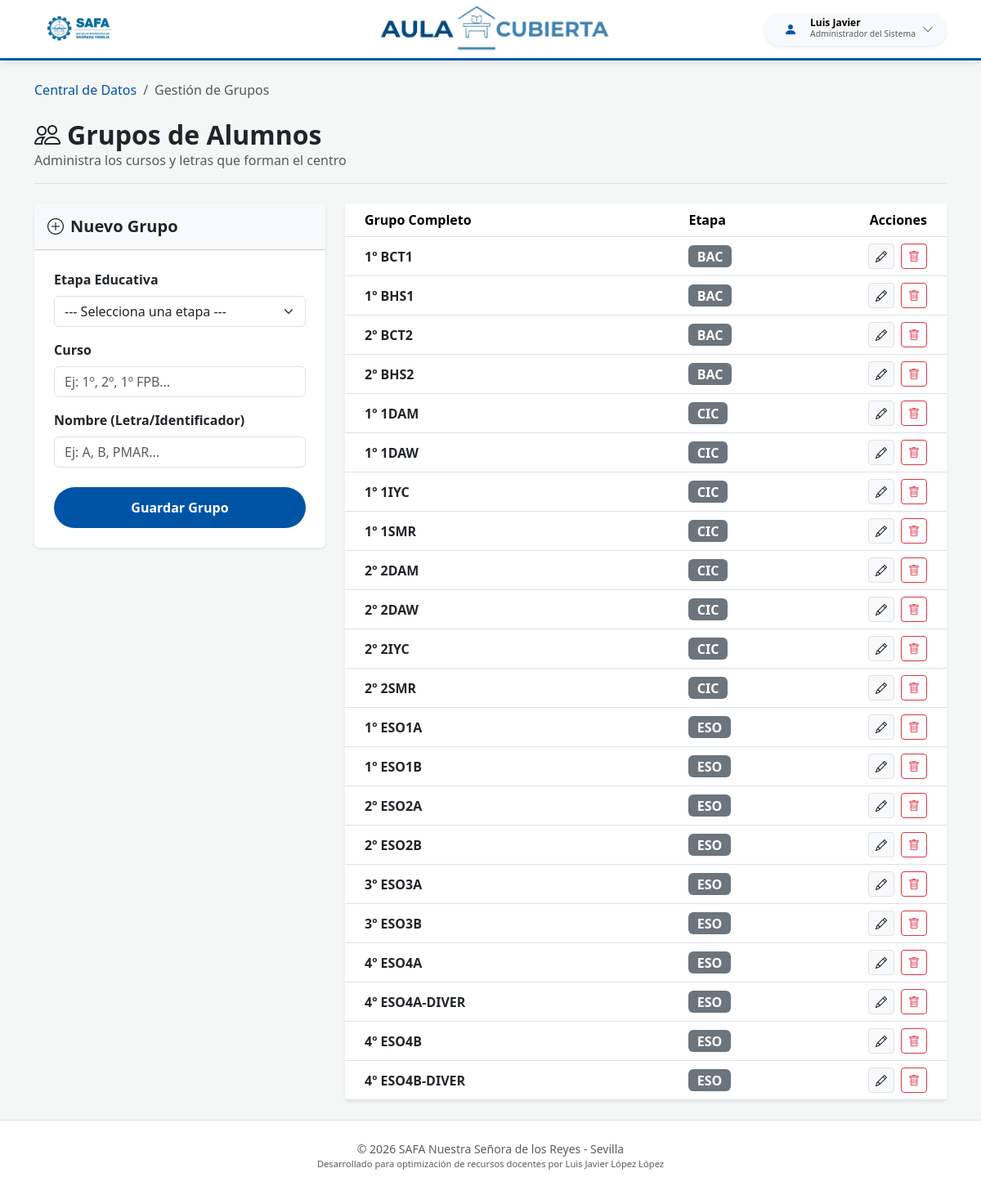
Page /datos/grupos/ (signed in) on the committed database.
### safa_guardias/models.py (models this page shows, shortened)
class CentroSaaSModel(models.Model):
    centro = models.ForeignKey(
        'CentroEscolar',
        on_delete=models.CASCADE,
        null=True, # Lo dejamos nullable por ahora para que no te dé error al hacer makemigrations con datos existentes
        blank=True
    )
    class Meta:
        abstract = True

class Profesor(CentroSaaSModel):
    ROLES_CHOICES = [
        ('ADMIN', 'Administrador del Sistema'),
        ('DIRECCION', 'Dirección'),
        ('JEFATURA', 'Jefatura de Estudios'),
        ('PROFESOR', 'Profesorado'),
    ]
    nombre = models.CharField(max_length=100)
    apellidos = models.CharField(max_length=150)
    abreviatura = models.CharField(max_length=10)
    email = models.EmailField(blank=True, null=True)
    usuario = models.OneToOneField(User, on_delete=models.SET_NULL, null=True, blank=True, related_name='perfil_profesor')
    rol = models.CharField(max_length=20, choices=ROLES_CHOICES, default='PROFESOR')
    centro = models.ForeignKey(CentroEscolar, on_delete=models.CASCADE, related_name='profesores', null=True, blank=True)

class Grupo(CentroSaaSModel):
    nombre = models.CharField(max_length=100)  # Ej: "A"
    curso = models.CharField(max_length=250)  # Ej: "1º"
    etapa = models.ForeignKey(
        Etapa,
        on_delete=models.PROTECT,
        related_name="grupos", null=True, blank=True
    )
    class Meta:
        unique_together = ['centro', 'nombre', 'curso','etapa']
        verbose_name = "Grupo"
        verbose_name_plural = "Grupos"

class Etapa(CentroSaaSModel):
    nombre = models.CharField(max_length=100, help_text="Ej: Educación Secundaria Obligatoria")
    siglas = models.CharField(max_length=10, help_text="Ej: ESO")
    class Meta:
        verbose_name = "Etapa"
        verbose_name_plural = "Etapas"
        unique_together = ['centro', 'siglas'] # Cada centro tiene sus siglas únicas
    def __str__(self):
        return f"{self.siglas} - {self.centro.nombre}"

### safa_guardias/views.py (the view)
# urls.py: path('datos/grupos/', views.gestionar_grupos, name='gestionar_grupos'),
@login_required
def gestionar_grupos(request):
    centro = obtener_centro_usuario(request)
    if not centro:
        messages.error(request, "Selecciona un centro antes de gestionar los grupos.")
        return redirect('centro_datos')
    grupo_edit_id = request.GET.get('edit')
    grupo_instancia = None
    if grupo_edit_id:
        grupo_instancia = get_object_or_404(Grupo, id=grupo_edit_id, centro=centro)
    if request.method == 'POST':
        action = request.POST.get('action')
        if action == 'delete':
            grupo_id = request.POST.get('grupo_id')
            grupo_a_borrar = get_object_or_404(Grupo, id=grupo_id, centro=centro)
            try:
                grupo_a_borrar.delete()
                messages.success(request, "Grupo eliminado correctamente.")
            except Exception:
                messages.error(request,
                               "No se puede eliminar el grupo porque tiene alumnos, horarios o guardias asociadas.")
            return redirect('gestionar_grupos')
        elif action == 'save':
            form = GrupoForm(request.POST, instance=grupo_instancia, centro=centro)
            if form.is_valid():
                nuevo_grupo = form.save(commit=False)
                nuevo_grupo.centro = centro
                try:
                    nuevo_grupo.save()
                    mensaje = "Grupo actualizado con éxito." if grupo_instancia else "Grupo creado con éxito."
                    messages.success(request, mensaje)
                    return redirect('gestionar_grupos')
                except IntegrityError:
                    messages.error(request,
                                   f"El grupo '{nuevo_grupo.curso} {nuevo_grupo.nombre}' ya existe en esta etapa.")
            else:
                messages.error(request, "Revisa los errores en el formulario.")
    else:
        form = GrupoForm(instance=grupo_instancia, centro=centro)
    grupos = Grupo.objects.filter(centro=centro).select_related('etapa').order_by('etapa__nombre', 'curso', 'nombre')
    contexto = {
        'grupos': grupos,
        'form': form,
        'is_edit': bool(grupo_instancia),
        'centro': centro
    }
    return render(request, 'gestionar_grupos.html', contexto)

### safa_guardias/forms.py
class GrupoForm(forms.ModelForm):
    class Meta:
        model = Grupo
        fields = ['curso', 'nombre', 'etapa']
        widgets = {
            'curso': forms.TextInput(attrs={
                'class': 'form-control',
                'placeholder': 'Ej: 1º, 2º, 1º FPB...'
            }),
            'nombre': forms.TextInput(attrs={
                'class': 'form-control',
                'placeholder': 'Ej: A, B, PMAR...'
            }),
            'etapa': forms.Select(attrs={
                'class': 'form-select'
            }),
        }
    def __init__(self, *args, **kwargs):
        centro = kwargs.pop('centro', None)
        super().__init__(*args, **kwargs)
        if centro:
            self.fields['etapa'].queryset = Etapa.objects.filter(centro=centro).order_by('nombre')
            self.fields['etapa'].empty_label = "--- Selecciona una etapa ---"

### safa_guardias/context_processors.py (called while the page is built)
def selector_centros_global(request):
    es_admin = request.user.is_authenticated and (
            request.user.is_superuser or
            (hasattr(request.user, 'perfil_profesor') and request.user.perfil_profesor.rol == 'ADMIN')
    )
    if es_admin:
        return {
            'lista_centros_admin': CentroEscolar.objects.all().order_by('nombre'),
            'centro_activo_admin': obtener_centro_usuario(request)
        }
    return {}

### safa_guardias/utils.py (called while the page is built)
def obtener_centro_usuario(request):
    es_admin = request.user.is_superuser or (
            hasattr(request.user, 'perfil_profesor') and request.user.perfil_profesor.rol == 'ADMIN'
    )
    if es_admin:
        centro_id_sesion = request.session.get('centro_activo_id')
        if centro_id_sesion:
            return CentroEscolar.objects.filter(id=centro_id_sesion).first()
    try:
        return request.user.perfil_profesor.centro
    except AttributeError:
        return None

### templates/gestionar_grupos.html (shortened to what this page needs)
{% extends 'base.html' %}
{% block body %}
<div class="container py-4">
    <nav aria-label="breadcrumb" class="mb-4">
        <ol class="breadcrumb">
            <li class="breadcrumb-item"><a href="{% url 'centro_datos' %}" class="text-decoration-none">Central de Datos</a></li>
            <li class="breadcrumb-item active">Gestión de Grupos</li>
        </ol>
    </nav>
    <div class="d-flex justify-content-between align-items-center mb-4 border-bottom pb-3">
        <div>
            <h2 class="fw-bold mb-0 text-dark"><i class="bi bi-people me-2"></i>Grupos de Alumnos</h2>
            <p class="text-muted mb-0">Administra los cursos y letras que forman el centro</p>
        </div>
    </div>
    <div class="row g-4">
        <div class="col-lg-4">
            <div class="card border-0 shadow-sm">
                <div class="card-header bg-light p-3">
                    <h5 class="mb-0 fw-bold">
                        {% if is_edit %}
                            <i class="bi bi-pencil-square me-2"></i>Editar Grupo
                        {% else %}
                            <i class="bi bi-plus-circle me-2"></i>Nuevo Grupo
                        {% endif %}
                    </h5>
                </div>
                <div class="card-body p-4">
                    <form method="POST" action="{% if is_edit %}?edit={{ form.instance.id }}{% endif %}">
                        <div class="mb-3">
                            <label class="form-label fw-semibold">Etapa Educativa</label>
                            {{ form.etapa }}
                        </div>
                        <div class="mb-3">
                            <label class="form-label fw-semibold">Curso</label>
                            {{ form.curso }}
                        </div>
                        <div class="mb-4">
                            <label class="form-label fw-semibold">Nombre (Letra/Identificador)</label>
                            {{ form.nombre }}
                        </div>
                        <div class="d-grid gap-2">
                            <button type="submit" class="btn btn-safa rounded-pill fw-bold">
                                {% if is_edit %}Actualizar Grupo{% else %}Guardar Grupo{% endif %}
                            </button>
                        </div>
                    </form>
                </div>
            </div>
        </div>
        <div class="col-lg-8">
            <div class="card border-0 shadow-sm h-100">
                <div class="card-body p-0">
                    <div class="table-responsive">
                        <table class="table table-hover align-middle mb-0">
                            <thead class="bg-light">
                                <tr>
                                    <th class="ps-4">Grupo Completo</th>
                                    <th>Etapa</th>
                                    <th class="text-end pe-4" style="width: 150px;">Acciones</th>
                                </tr>
                            </thead>
                            <tbody>
                                {% for grupo in grupos %}
                                <tr>
                                    <td class="ps-4 fw-semibold text-dark">{{ grupo.curso }} {{ grupo.nombre }}</td>
                                    <td><span class="badge bg-secondary fs-6">{{ grupo.etapa.siglas|default:"Sin asignar" }}</span></td>
                                    <td class="text-end pe-4">
                                        <div class="d-flex justify-content-end gap-2">
                                            <a href="?edit={{ grupo.id }}" class="btn btn-sm btn-light border" title="Editar">
                                                <i class="bi bi-pencil"></i>
                                            </a>
                                            <button type="button" class="btn btn-sm btn-outline-danger"
                                                    data-bs-toggle="modal"
                                                    data-bs-target="#modalEliminar"
                                                    data-id="{{ grupo.id }}"
                                                    data-nombre="{{ grupo.curso }} {{ grupo.nombre }}"
                                                    title="Eliminar">
                                                <i class="bi bi-trash"></i>
                                            </button>
                                        </div>
                                    </td>
                                </tr>
                                {% endfor %}
                            </tbody>
                        </table>
                    </div>
                </div>
            </div>
        </div>
    </div>
</div>
{% endblock %}

### templates/barra_navegacion.html (shortened to what this page needs)
{% load static %}
<nav class="navbar navbar-expand-lg navbar-light sticky-top py-2">
    <div class="container">
        <a class="navbar-brand" href="{% url 'index' %}">
            <img src="{% static 'images/logo_safa.png' %}" alt="Logo SAFA" style="height: 45px; width: auto;">
        </a>
        <div class="navbar-title-center d-none d-md-block">
            <a href="{% url 'index' %}">
                <img src="{% static 'images/logo.png' %}" alt="Logo App" style="height: 80px; width: auto;">
            </a>
        </div>
        <div class="ms-auto d-flex align-items-center">
            {% if user.is_authenticated %}
                <div class="dropdown">
                    <button class="btn btn-light border-0 d-flex align-items-center gap-2 rounded-pill px-3 py-1 shadow-sm"
                            type="button" id="userMenu" data-bs-toggle="dropdown" aria-expanded="false" data-bs-auto-close="outside">
                        <div class="icon-safa text-white rounded-circle d-flex align-items-center justify-content-center"
                             style="width: 32px; height: 32px;">
                            <i class="bi bi-person-fill"></i>
                        </div>
                        <div class="text-start d-none d-sm-block">
                            <div class="fw-bold" style="font-size: 0.75rem; line-height: 1;">{{ user.perfil_profesor.nombre }}</div>
                            <div class="text-muted" style="font-size: 0.65rem;">{{ user.perfil_profesor.get_rol_display }}</div>
                        </div>
                        <i class="bi bi-chevron-down small text-muted"></i>
                    </button>
                </div>
            {% else %}
                <a href="{% url 'login' %}" class="btn btn-safa btn-sm rounded-pill px-4">
                    <i class="bi bi-person-circle me-1"></i> Acceder
                </a>
            {% endif %}
        </div>
    </div>
</nav>

### static/css/global.css (style rules this page uses)
:root { --safa-blue: #0054a6; --safa-light-blue: #e6f0f9; --safa-accent: #f39c12; --safa-success: #28a745; --safa-warning: #ffc107; --safa-danger: #dc3545; --bs-primary: var(--safa-blue); --bs-primary-rgb: 0, 84, 166; --bs-primary-border-subtle: var(--safa-light-blue); }
body { background-color: #f4f7f6; font-family: 'Segoe UI', Roboto, sans-serif; }
.navbar { background-color: white !important; border-bottom: 3px solid var(--safa-blue); box-shadow: 0 2px 10px rgba(0, 0, 0, 0.1); }
.btn-safa { background-color: var(--safa-blue); color: white; border-radius: 8px; padding: 12px 25px; transition: all 0.3s; text-decoration: none; display: inline-block; text-align: center; }
.navbar-title-center { font-family: 'Montserrat', sans-serif; font-size: 1.8rem; letter-spacing: -0.5px; color: var(--safa-blue); position: absolute; left: 50%; transform: translateX(-50%); white-space: nowrap; margin: 0; }
.navbar > .container { position: relative; display: flex; justify-content: space-between; align-items: center; }
.icon-safa { color: var(--safa-blue) !important; }
a { color: var(--safa-blue); }

### rows in the picture
Grupo: curso "1º", nombre "BCT1", etapa.siglas "BAC"
Grupo: curso "1º", nombre "BHS1", etapa.siglas "BAC"
Grupo: curso "2º", nombre "BCT2", etapa.siglas "BAC"
Grupo: curso "2º", nombre "BHS2", etapa.siglas "BAC"
Grupo: curso "1º", nombre "1DAM", etapa.siglas "CIC"
Grupo: curso "1º", nombre "1DAW", etapa.siglas "CIC"
Grupo: curso "1º", nombre "1IYC", etapa.siglas "CIC"
Grupo: curso "1º", nombre "1SMR", etapa.siglas "CIC"
Grupo: curso "2º", nombre "2DAM", etapa.siglas "CIC"
Grupo: curso "2º", nombre "2DAW", etapa.siglas "CIC"
Grupo: curso "2º", nombre "2IYC", etapa.siglas "CIC"
Grupo: curso "2º", nombre "2SMR", etapa.siglas "CIC"
Grupo: curso "1º", nombre "ESO1A", etapa.siglas "ESO"
Grupo: curso "1º", nombre "ESO1B", etapa.siglas "ESO"
Grupo: curso "2º", nombre "ESO2A", etapa.siglas "ESO"
Grupo: curso "2º", nombre "ESO2B", etapa.siglas "ESO"
Grupo: curso "3º", nombre "ESO3A", etapa.siglas "ESO"
Grupo: curso "3º", nombre "ESO3B", etapa.siglas "ESO"
Grupo: curso "4º", nombre "ESO4A", etapa.siglas "ESO"
Grupo: curso "4º", nombre "ESO4A-DIVER", etapa.siglas "ESO"
Grupo: curso "4º", nombre "ESO4B", etapa.siglas "ESO"
Grupo: curso "4º", nombre "ESO4B-DIVER", etapa.siglas "ESO"

### other values in the picture
{{ user.perfil_profesor.nombre }} "Luis Javier"
{{ user.perfil_profesor.get_rol_display }} "Administrador del Sistema"
